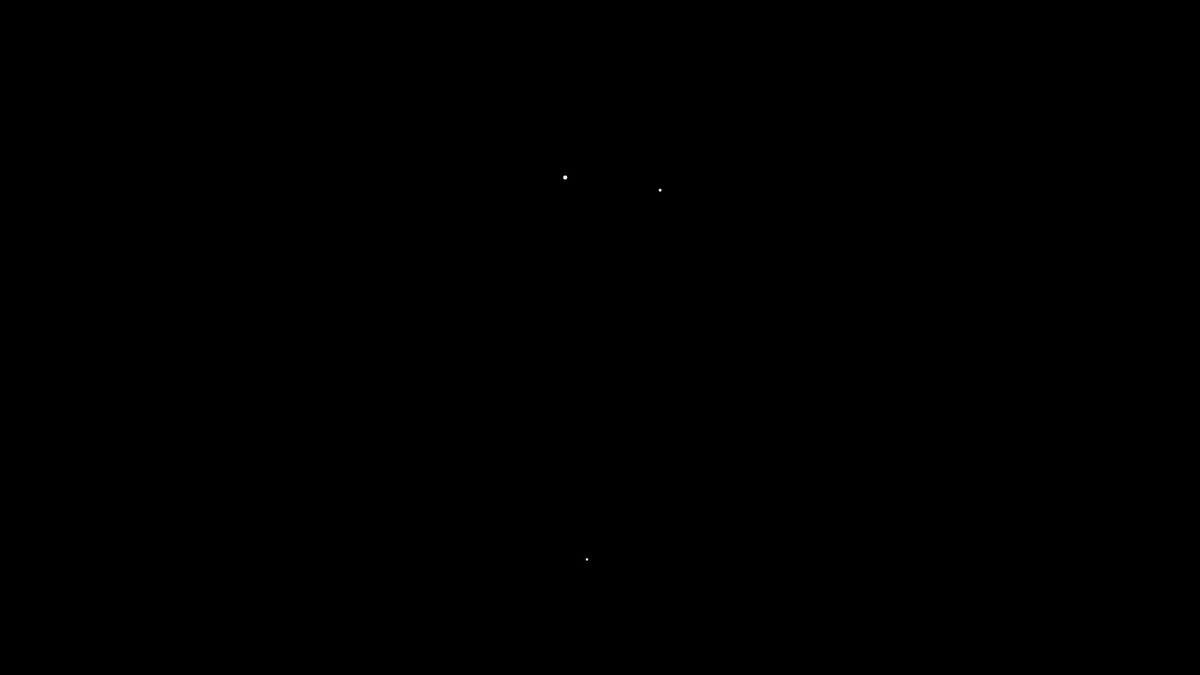
Frame 1 (no input)
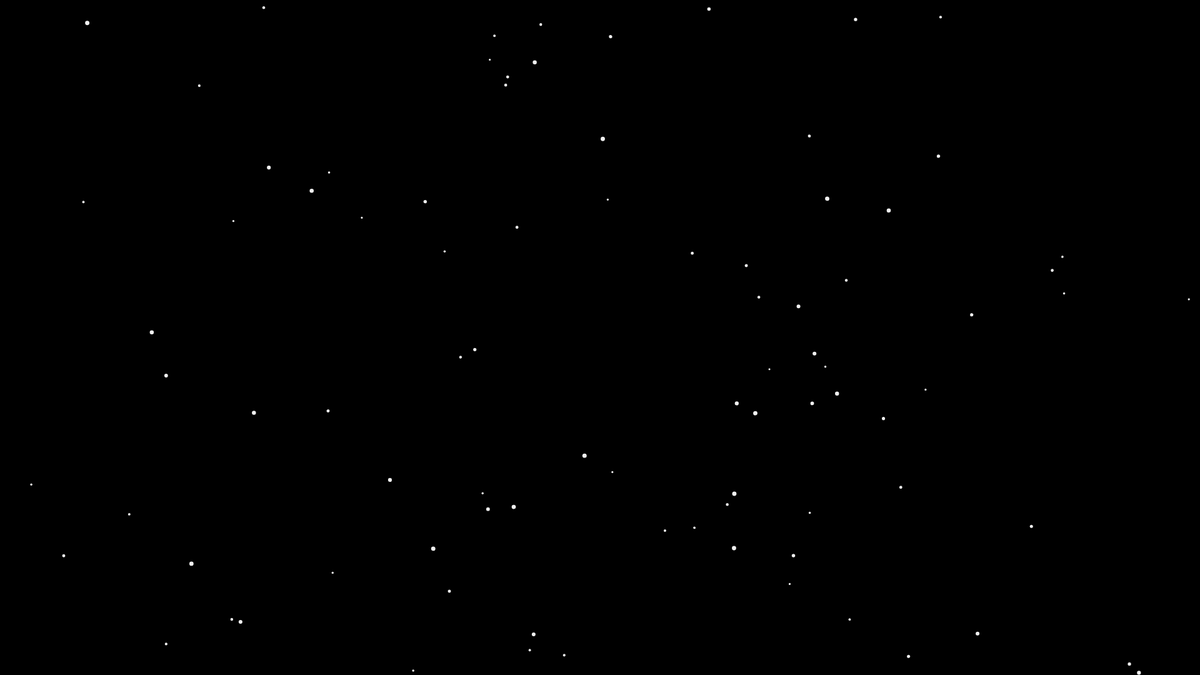
Frame 60 (no input)
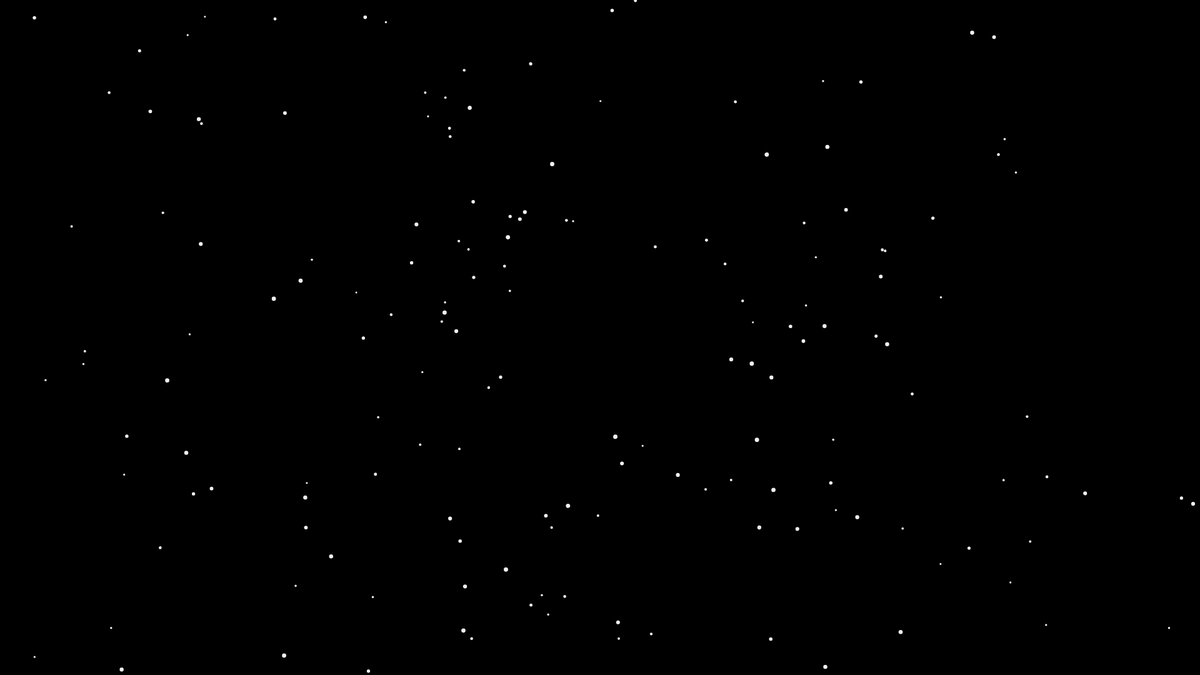
Frame 120 (the mouse pressed at the canvas centre since frame 60)

The p5.js sketch that drew these frames (run headless with seeded random() and noise() and a simulated clock; from frame 60 on, the mouse is pressed at the canvas centre):

// p5.js sketch
// ── sketch.js
let snowflakes = [];
let act = 1;
let act3Complete = false;
let act3CompleteFrame;
let act3Duration = 1000; // Define the duration of Act 3 (in frames)

function setup() {
  createCanvas(1920, 1080);
  frameRate(30); // Set frame rate to 30 FPS
  fill(240);
  noStroke();
}

function draw() {
  background(0);
  let t = frameCount / 100;

  if (act === 1 && frameCount > 800) {
    act = 2;
    snowflakes = [];
    act3Complete = false;
  } else if (act === 2 && frameCount > 1800) {
    act = 3;
    snowflakes = [];
    act3Complete = false;
  } else if (act === 3 && frameCount > 2800 + act3Duration) { // Adjust the condition for Act 3 ending
    act3Complete = true;
    act3CompleteFrame = frameCount;
  }

  if (act3Complete && frameCount - act3CompleteFrame > 3000) {
    act = 1;
    snowflakes = [];
  }

  if (act === 1) {
    for (let i = 0; i < random(5); i++) {
      snowflakes.push(new snowflake());
    }
  } else if (act === 2) {
    for (let i = 0; i < random(5); i++) {
      snowflakes.push(new snowflakeLine());
    }
  } else if (act === 3) {
    for (let i = 0; i < random(5); i++) {
      snowflakes.push(new snowflakeZoom());
    }
    
    // Flashing light effect in Act 3
    let flashIntensity = sin(frameCount * 0.1) * 50;
    fill(255, flashIntensity);
    rect(0, 0, width, height);
  }

  for (let flake of snowflakes) {
    flake.update(t);
    flake.display();
  }
}

// Act 1 (Tornado-like effect)
function snowflake() {
  this.angle = random(TWO_PI);
  this.distance = random(200, 1100);
  this.size = random(3, 7);
  this.rotationSpeed = random(-0.005, 0.005);

  this.update = function(time) {
    let w = 0.1;
    this.angle += w;
    this.posX = width / 2 + this.distance * cos(this.angle);
    this.posY = height / 2 + this.distance * sin(this.angle);
    this.distance -= 0.5;

    this.rotationSpeed += random(-0.005, 0.005);

    if (this.distance < 0) {
      let index = snowflakes.indexOf(this);
      snowflakes.splice(index, 1);
    }
  };

  this.display = function() {
    if (random(1) > 0.9) {
      return;
    }
    fill(240);
    push();
    translate(this.posX, this.posY);
    rotate(this.rotationSpeed);
    ellipse(0, 0, this.size);
    pop();
  };
}

// Act 2
function snowflakeLine() {
  this.posX = random(width);
  this.posY = random(height);
  this.size = random(3, 7);
  this.opacity = random(50, 255);

  this.update = function(time) {
    this.posX += random(-2, 2);
    this.posY += random(-2, 2);

    if (this.posY > height || this.posY < 0 || this.posX > width || this.posX < 0) {
      let index = snowflakes.indexOf(this);
      snowflakes.splice(index, 1);
    }
  };

  this.display = function() {
    stroke(240, this.opacity);
    strokeWeight(this.size);
    point(this.posX, this.posY);
  };
}

// Act 3
function snowflakeZoom() {
  this.posX = width / 500;
  this.posY = height / 500;
  this.size = random(50, 1000);
  this.opacity = random(150, 255);
  this.angle = random(TWO_PI);
  this.radius = random(500, 500);
  this.speed = random(-0.01, 0.01);

  this.update = function(time) {
    this.angle += this.speed;
    this.posX = width / 2 + this.radius * cos(this.angle);
    this.posY = height / 2 + this.radius * sin(this.angle);

    this.size = map(sin(this.angle), -1, 1, 2, 5);
    this.opacity = map(cos(this.angle), -1, 1, 150, 255);
  };

  this.display = function() {
    fill(240, this.opacity);
    ellipse(this.posX, this.posY, this.size);
  };
}
